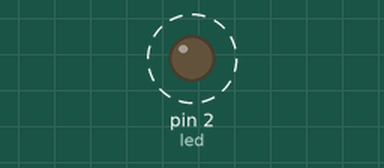
Simulated run of this program. Board: MicroPython board. Shown: output pins drawn as LEDs (lit = HIGH, except the on-board LED, lit = LOW). Dashed ring = blinking.

Above: at 0.2 s.
Timing chart, 0 to 3.0 s (numbered marks = the images above):
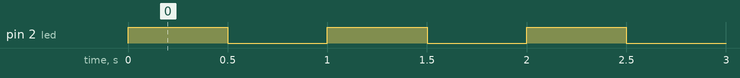

Measured:
- by itself, pin 2 (led): alternates HIGH for 0.50 s and LOW for 0.50 s

The program:

blink.py
```python
import time
from machine import Pin

BD1={'D4':2,
      'D3':0,
      'D2':4,
      'D1':5,
      'D0':16,
      'D5':14,
      'D6':12,
      'D7':13,
      'D8':15}

led=Pin(2,Pin.OUT)          #create LED object from pin2,Set Pin2 to output

while True:
  led.value(1)              #turn off
  time.sleep(0.5)
  led.value(0)              #turn on
  time.sleep(0.5)

      
```
